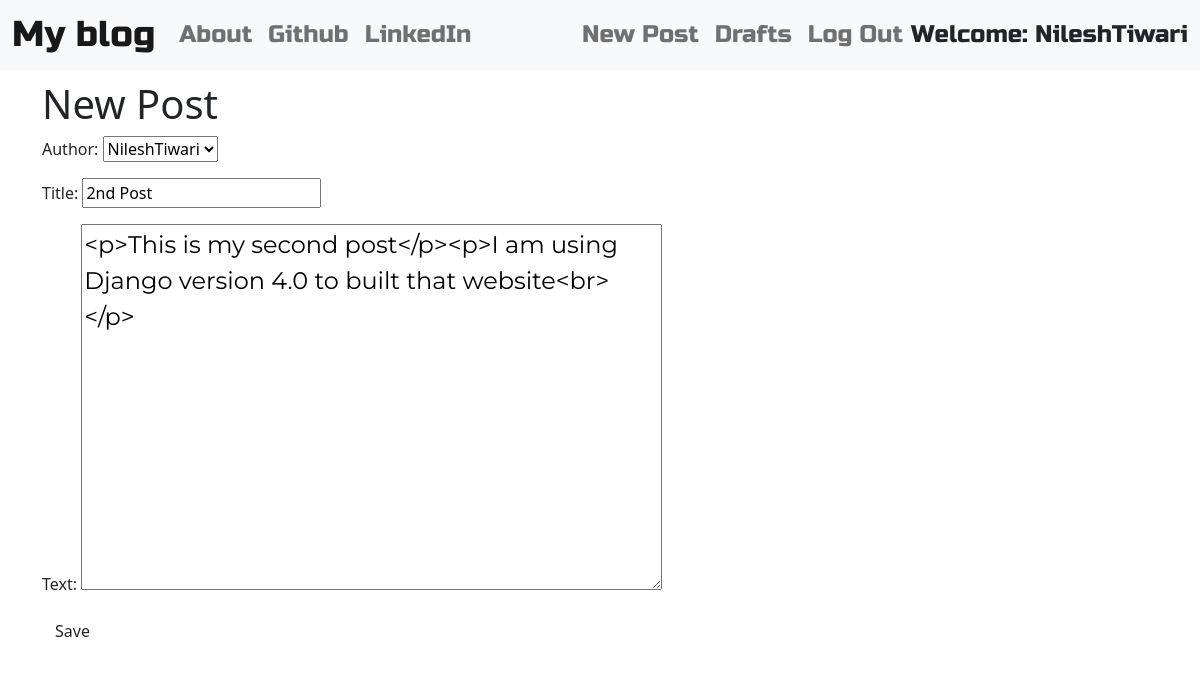
Screenshot of /post/3/edit/ (signed in) with the database file from the repository.
### blog/models.py (models this page shows, shortened)
class Post(models.Model):
    author = models.ForeignKey('auth.user', on_delete=models.CASCADE)
    title = models.CharField(max_length=200)
    text = models.TextField()
    create_date = models.DateTimeField(default=timezone.now)
    published_date = models.DateTimeField(blank=True, null=True)

### blog/views.py (the view)
# urls.py: path('post/<int:pk>/edit/', views.PostUpdateView.as_view(), name='post_edit'),
class PostUpdateView(UpdateView):
    login_url = '/login/'
    redirect_field_name = 'blog/post_detail.html'
    form_class = PostForm
    model = Post

### blog/forms.py
class PostForm(forms.ModelForm):
    class Meta():
        model = Post
        fields = ('author', 'title', 'text')
        widgets = {
            'title': forms.TextInput(attrs={'class': 'textinputclass'}),
            'text': forms.Textarea(attrs={'class': 'editable medium-editor-textarea postcontent'})
        }

### blog/templates/blog/post_form.html (shortened to what this page needs)
{% extends "blog/base.html" %}
{% block content %}
    <h1>New Post</h1>
    <form class="post-form" method="POST">
        {{form.as_p}}
        <button type="submit" class="save btn btn-default">Save</button>
    </form>
{% endblock %}

### blog/templates/blog/base.html (shortened to what this page needs)
<!doctype html>
{% load static %}
<html lang="en">
<head>
    <link href="https://cdn.jsdelivr.net/npm/bootstrap@5.2.0/dist/css/bootstrap.min.css" rel="stylesheet">
    <link rel="stylesheet" href="//cdn.jsdelivr.net/npm/medium-editor@latest/dist/css/medium-editor.min.css" type="text/css" media="screen" charset="utf-8">
    <link rel="stylesheet" href="{% static 'css/blog.css' %}">
</head>
<body class="loader">
    <nav class="navbar navbar-expand-lg bg-light techfont ">
        <div class="container-fluid">
            <div class="navbar-nav align-items-center">
                <li><a class="navbar-brand bigbrand" href="{% url 'post_list' %}">My blog</a></li>
                <li class="nav-item"><a class="nav-link" href="{% url 'about' %}">About</a></li>
                <li class="nav-item"><a class="nav-link" href="https://www.github.com">Github</a></li>
                <li class="nav-item"><a class="nav-link" href="https://www.linkedin.com">LinkedIn</a></li>
            </div>
            <div class="navbar-nav align-items-center ml-auto">
                {% if user.is_authenticated %}
                    <li class="nav-item">
                        <a class="nav-link" href="{% url 'post_new' %}">New Post</a>
                    </li>
                    <li class="nav-item">
                        <a class="nav-link" href="{% url 'post_draft_list' %}">Drafts</a>
                    </li>
                    <li class="nav-item">
                        <a class="nav-link" href="{% url 'logout' %}">Log Out</a>
                    </li>
                    <li>
                        <a>Welcome: {{user.username}}</a>
                    </li>
                        {% else %}
                    <li class="nav-item">
                        <a class="nav-link" href="{% url 'login' %}" aria-label="Login"><span class="fa fa-user" aria-hidden="true"></span></a>
                    </li>
                {% endif %}
            </div>
        </div>
    </nav>
    <div class="content container">
        <div class="row">
            <div class="col-md-8">
                <div class="blog_posts">
                    {% block content %}
                    {% endblock %}
                </div>
            </div>
        </div>
    </div>
</body>
</html>

### blog/static/css/blog.css (style rules this page uses)
.techfont { font-family: 'Russo One', sans-serif; font-size: 1.5em; margin-bottom: 10px; }
.bigbrand { font-size: 1.5em; }
.postcontent { font-family: 'Montserrat'; font-size: 1.5em; }
.loader { filter:hue-rotate(0deg); color:linear-gradient(45deg,#0f8,#08f); animation:hue 10000ms infinite linear; }

### rows the page displays
Post: author "NileshTiwari", title "2nd Post", text "<p>This is my second post</p><p>I am using Django version 4.0 to built that website<br></p>"

### other values shown
{{ user.username }} "NileshTiwari"
